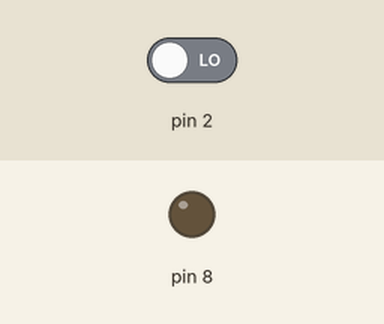
Simulated run of this sketch. Board: Arduino Uno, built with avr-gcc and run on an emulated ATmega328P. Shown: output pins drawn as LEDs (lit = HIGH). The test bench sets the inputs (shaded band); at power-on: pin 2 LOW.

Above: at 1.2 s.
1.3 s: pin 2 driven HIGH
At 2.1 s:
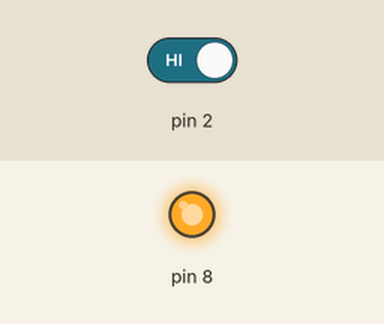
2.8 s: pin 2 driven LOW
At 3.3 s:
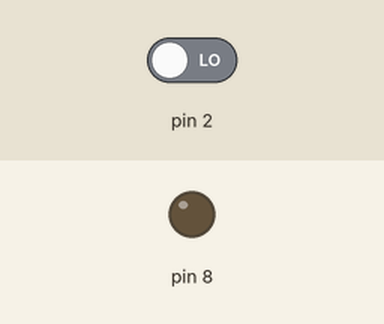
Timing chart, 0 to 5.8 s (numbered marks = the images above; inputs shaded):
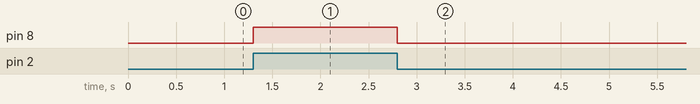

Measured:
- after the input at 1.3 s, pin 8: LOW → HIGH at once
- after the input at 2.8 s, pin 8: HIGH → LOW at once

The sketch:

2.ino
```cpp
void setup() {
  // put your setup code here, to run once:
  pinMode(2,INPUT);
  pinMode(8,OUTPUT);
}

void loop() {
  if(digitalRead(2)==1){
    digitalWrite(8,HIGH);
  }else{
    digitalWrite(8,LOW);
  }
}
```
